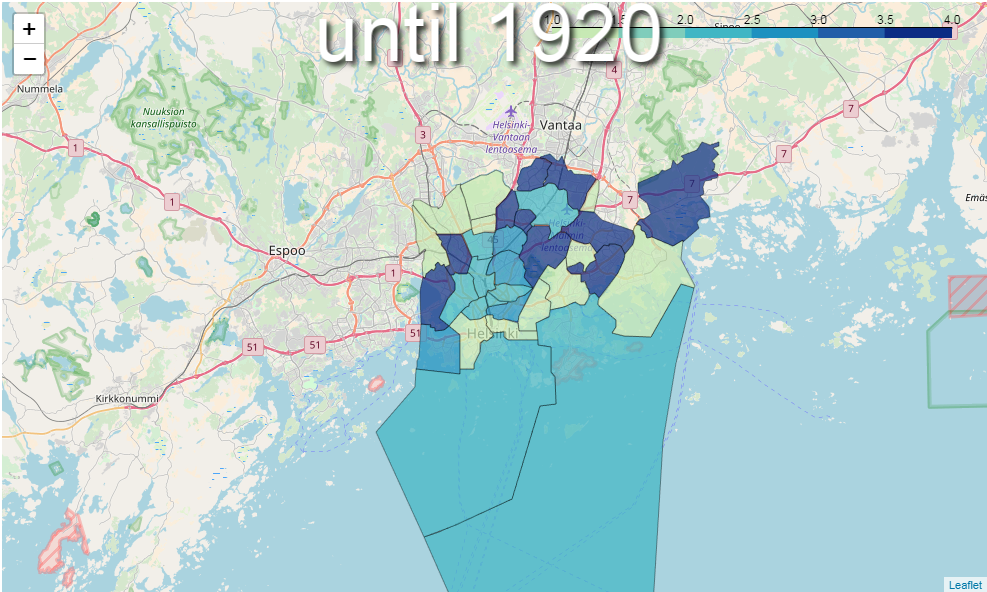
#> input picture maps/until1920_text.png, 987 x 592 px
$ python gifmaker.py
#> lines starting #> are read from the running program, lines starting #| are printed output that depends on the picture
import imageio

images = []
images.append(imageio.imread('maps/until1920_text.png'))
images.append(imageio.imread('maps/1921-1929_text.png'))
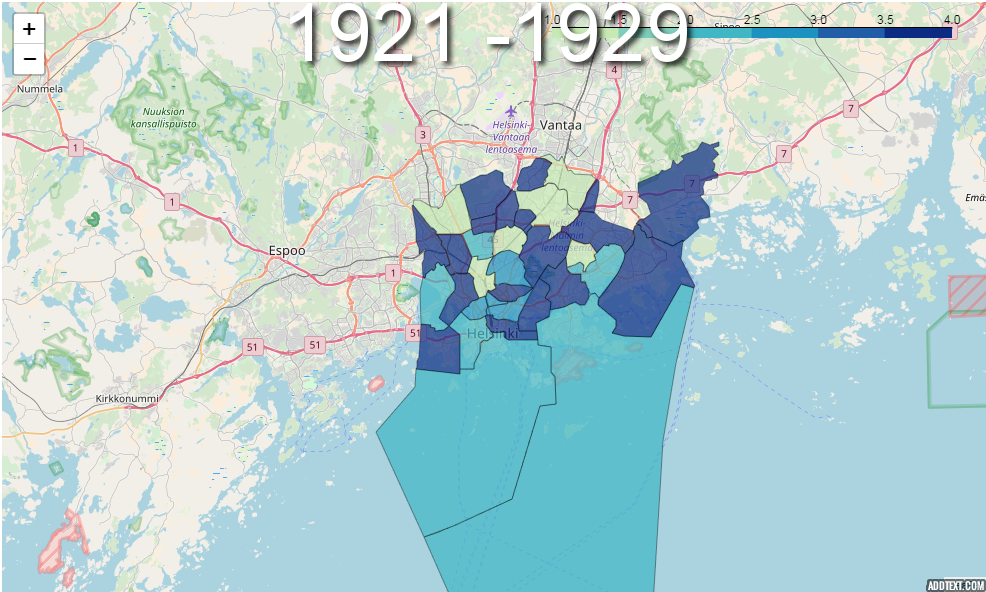
#> input picture maps/1921-1929_text.png, 986 x 592 px
images.append(imageio.imread('maps/1930-1939_text.png'))
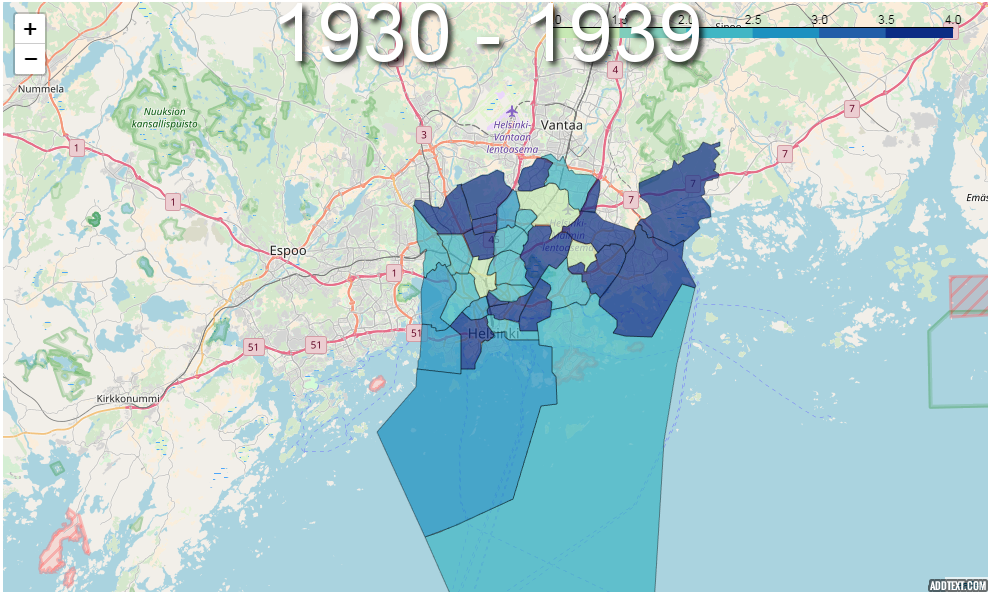
#> input picture maps/1930-1939_text.png, 988 x 592 px
images.append(imageio.imread('maps/1940-1949_text.png'))
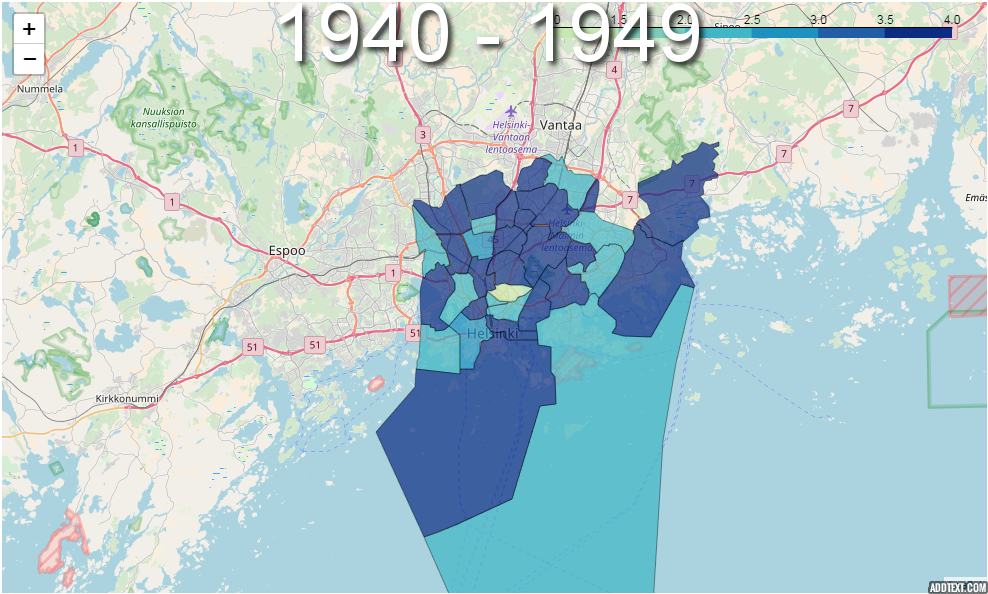
#> input picture maps/1940-1949_text.png, 988 x 594 px
images.append(imageio.imread('maps/1950-1959_text.png'))
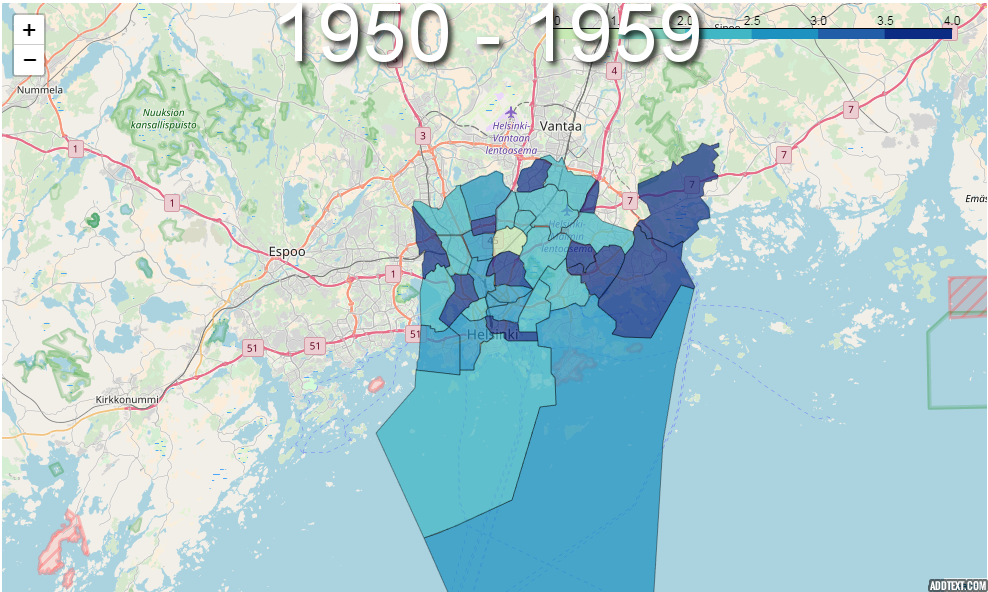
#> input picture maps/1950-1959_text.png, 988 x 592 px
images.append(imageio.imread('maps/1960-1969_text.png'))
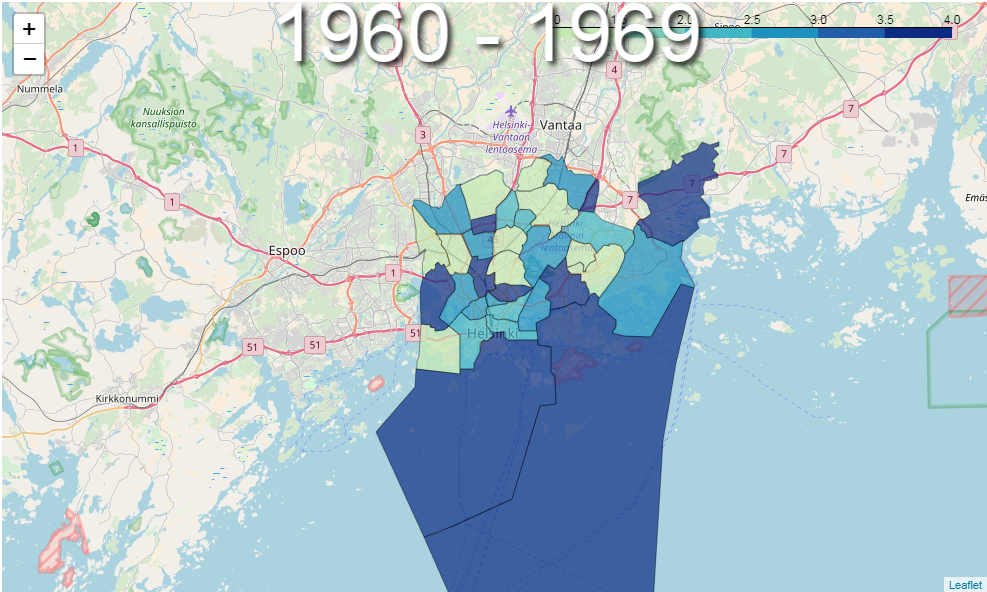
#> input picture maps/1960-1969_text.png, 987 x 592 px
#> (the run stopped early here; a loop or call above may not have finished)
